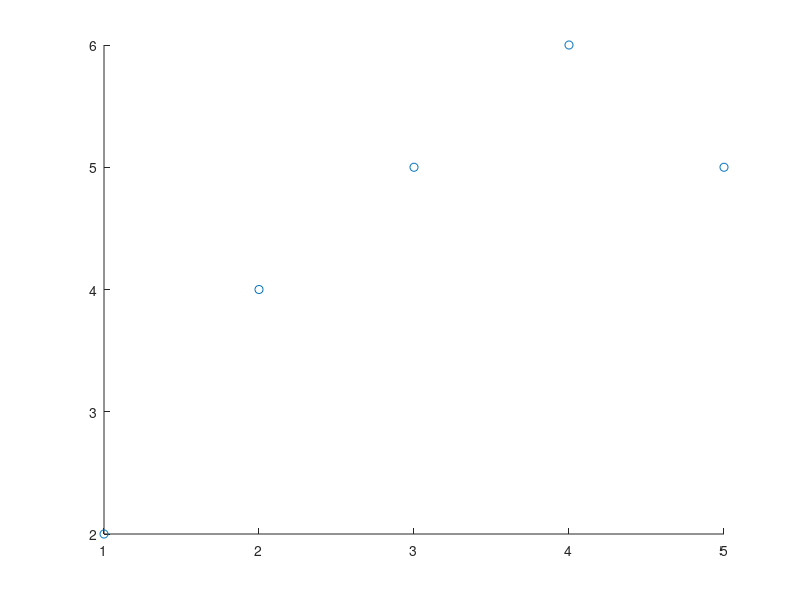

MATLAB code for this plot:
x_coords = [1,2,3,4,5];
y_coords = [2,4,5,6,5];
%plot(x_coords, y_coords, 'o');

x_bar = mean(x_coords);
y_bar = mean(y_coords);

disp([x_bar, y_bar]);

sum_xy_diff = 0;
sum_squared = 0;

for c=1:5
    sum_xy_diff = sum_xy_diff + ((x_coords(c) - x_bar) * (y_coords(c) - y_bar));
    sum_squared = sum_squared + ((x_coords(c) - x_bar)^2);
end

%disp([sum_xy_diff, sum_squared])

b1 = sum_xy_diff / sum_squared;
b0 = y_bar - (b1 * x_bar);

%disp([b1, b0])

x = linspace(0,6);
y = b1*x + b0;
%plot(x,y)

hold on
plot(x_coords, y_coords, 'o');